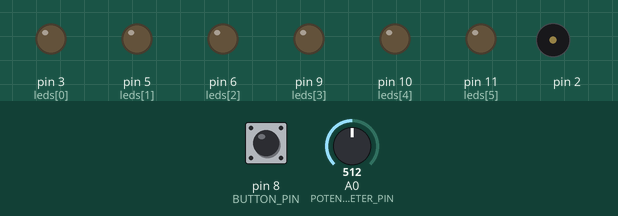
This sketch was run on a simulated Arduino Uno, built with avr-gcc and run on an emulated ATmega328P. Parts: output pins drawn as LEDs (lit = HIGH), buzzer (waves = sounding). The inputs (shaded band) are chosen by the test bench; at power-on: pin 8 (BUTTON_PIN) HIGH, A0 (POTENTIOMETER_PIN) = 512.

Above: at 1.2 s.
1.3 s: pin 8 (BUTTON_PIN) pulled LOW for 0.15 s
At 1.7 s:
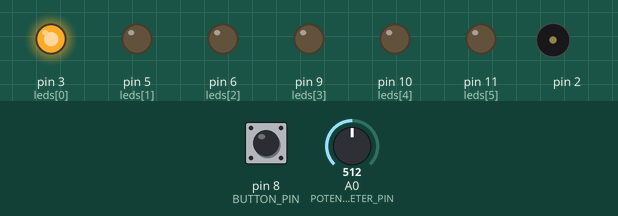
4.3 s: A0 (POTENTIOMETER_PIN) set to 190
7.3 s: A0 (POTENTIOMETER_PIN) set to 0
At 7.54 s:
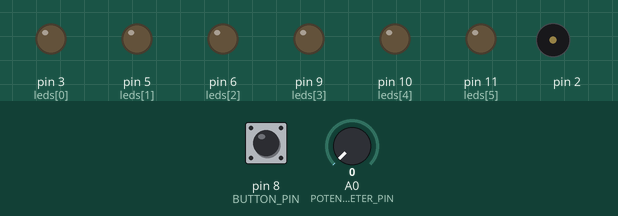
10.3 s: A0 (POTENTIOMETER_PIN) set to 122
At 10.48 s:
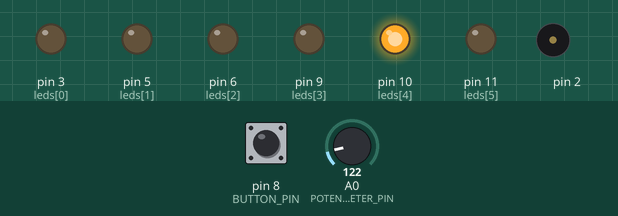
Timing chart, 0 to 14.3 s (numbered marks = the images above; inputs shaded):
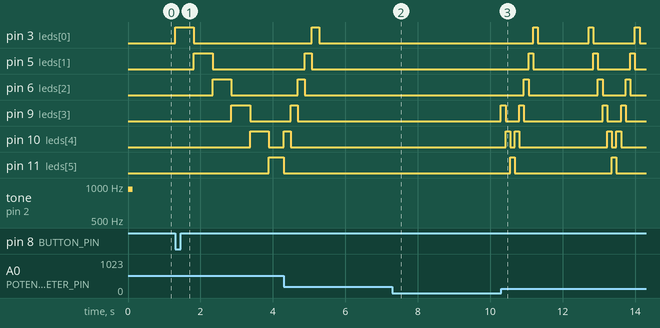

The sketch:

KnightRider.ino
```cpp
#define NOTE_B0  31
#define NOTE_C1  33
#define NOTE_CS1 35
#define NOTE_D1  37
#define NOTE_DS1 39
#define NOTE_E1  41
#define NOTE_F1  44
#define NOTE_FS1 46
#define NOTE_G1  49
#define NOTE_GS1 52
#define NOTE_A1  55
#define NOTE_AS1 58
#define NOTE_B1  62
#define NOTE_C2  65
#define NOTE_CS2 69
#define NOTE_D2  73
#define NOTE_DS2 78
#define NOTE_E2  82
#define NOTE_F2  87
#define NOTE_FS2 93
#define NOTE_G2  98
#define NOTE_GS2 104
#define NOTE_A2  110
#define NOTE_AS2 117
#define NOTE_B2  123
#define NOTE_C3  131
#define NOTE_CS3 139
#define NOTE_D3  147
#define NOTE_DS3 156
#define NOTE_E3  165
#define NOTE_F3  175
#define NOTE_FS3 185
#define NOTE_G3  196
#define NOTE_GS3 208
#define NOTE_A3  220
#define NOTE_AS3 233
#define NOTE_B3  247
#define NOTE_C4  262
#define NOTE_CS4 277
#define NOTE_D4  294
#define NOTE_DS4 311
#define NOTE_E4  330
#define NOTE_F4  349
#define NOTE_FS4 370
#define NOTE_G4  392
#define NOTE_GS4 415
#define NOTE_A4  440
#define NOTE_AS4 466
#define NOTE_B4  494
#define NOTE_C5  523
#define NOTE_CS5 554
#define NOTE_D5  587
#define NOTE_DS5 622
#define NOTE_E5  659
#define NOTE_F5  698
#define NOTE_FS5 740
#define NOTE_G5  784
#define NOTE_GS5 831
#define NOTE_A5  880
#define NOTE_AS5 932
#define NOTE_B5  988
#define NOTE_C6  1047
#define NOTE_CS6 1109
#define NOTE_D6  1175
#define NOTE_DS6 1245
#define NOTE_E6  1319
#define NOTE_F6  1397
#define NOTE_FS6 1480
#define NOTE_G6  1568
#define NOTE_GS6 1661
#define NOTE_A6  1760
#define NOTE_AS6 1865
#define NOTE_B6  1976
#define NOTE_C7  2093
#define NOTE_CS7 2217
#define NOTE_D7  2349
#define NOTE_DS7 2489
#define NOTE_E7  2637
#define NOTE_F7  2794
#define NOTE_FS7 2960
#define NOTE_G7  3136
#define NOTE_GS7 3322
#define NOTE_A7  3520
#define NOTE_AS7 3729
#define NOTE_B7  3951
#define NOTE_C8  4186
#define NOTE_CS8 4435
#define NOTE_D8  4699
#define NOTE_DS8 4978

#define BUTTON_PIN 8
#define POTENTIOMETER_PIN A0

/* NOTES AND TONES */
const int pinTone = 8;

typedef struct {
  int note;
  int tempo;
} notesType;

const notesType aNotes[] = {
    // 1
    {NOTE_A4, 250}, {NOTE_AS4, 125}, {NOTE_A4, 125},
    {NOTE_A4, 125}, {NOTE_AS4, 125}, {NOTE_A4, 125}, {NOTE_A4, 125},
    {NOTE_AS4, 125}, {NOTE_A4, 125}, {NOTE_A4, 125}, {NOTE_A4, 125},
    {NOTE_GS4, 125}, {NOTE_A4, 125}, {NOTE_A4, 125}, {NOTE_A4, 125},
    {NOTE_A4, 250}, {NOTE_AS4, 125}, {NOTE_A4, 125},
    {NOTE_A4, 125}, {NOTE_AS4, 125}, {NOTE_A4, 125}, {NOTE_A4, 125},
    {NOTE_AS4, 125}, {NOTE_A4, 125}, {NOTE_A4, 125}, {NOTE_A4, 125},
    {NOTE_GS4, 125}, {NOTE_A4, 125}, {NOTE_A4, 125}, {NOTE_A4, 125},
    {NOTE_G4, 250}, {NOTE_GS4, 125}, {NOTE_G4, 125},
    {NOTE_G4, 125}, {NOTE_GS4, 125}, {NOTE_G4, 125}, {NOTE_G4, 125},
    {NOTE_GS4, 125}, {NOTE_G4, 125}, {NOTE_G4, 125}, {NOTE_G4, 125},
    {NOTE_FS4, 125}, {NOTE_G4, 125}, {NOTE_G4, 125}, {NOTE_G4, 125},
    {NOTE_G4, 250}, {NOTE_GS4, 125}, {NOTE_G4, 125},
    {NOTE_G4, 125}, {NOTE_GS4, 125}, {NOTE_G4, 125}, {NOTE_G4, 125},
    {NOTE_GS4, 125}, {NOTE_G4, 125}, {NOTE_G4, 125}, {NOTE_G4, 125},
    {NOTE_FS4, 125}, {NOTE_G4, 125}, {NOTE_G4, 125}, {NOTE_G4, 125},
    // 2
    {NOTE_A4, 250}, {NOTE_AS4, 125}, {NOTE_A4, 125},
    {NOTE_A4, 125}, {NOTE_AS4, 125}, {NOTE_A4, 125}, {NOTE_A4, 125},
    {NOTE_AS4, 125}, {NOTE_A4, 125}, {NOTE_A4, 125}, {NOTE_A4, 125},
    {NOTE_GS4, 125}, {NOTE_A4, 125}, {NOTE_A4, 125}, {NOTE_A4, 125},
    {NOTE_A4, 250}, {NOTE_AS4, 125}, {NOTE_A4, 125},
    {NOTE_A4, 125}, {NOTE_AS4, 125}, {NOTE_A4, 125}, {NOTE_A4, 125},
    {NOTE_AS4, 125}, {NOTE_A4, 125}, {NOTE_A4, 125}, {NOTE_A4, 125},
    {NOTE_GS4, 125}, {NOTE_A4, 125}, {NOTE_A4, 125}, {NOTE_A4, 125},
    {NOTE_G4, 250}, {NOTE_GS4, 125}, {NOTE_G4, 125},
    {NOTE_G4, 125}, {NOTE_GS4, 125}, {NOTE_G4, 125}, {NOTE_G4, 125},
    {NOTE_GS4, 125}, {NOTE_G4, 125}, {NOTE_G4, 125}, {NOTE_G4, 125},
    {NOTE_FS4, 125}, {NOTE_G4, 125}, {NOTE_G4, 125}, {NOTE_G4, 125},
    {NOTE_G4, 250}, {NOTE_GS4, 125}, {NOTE_G4, 125},
    {NOTE_G4, 125}, {NOTE_GS4, 125}, {NOTE_G4, 125}, {NOTE_G4, 125},
    {NOTE_GS4, 125}, {NOTE_G4, 125}, {NOTE_G4, 125}, {NOTE_G4, 125},
    {NOTE_FS4, 125}, {NOTE_G4, 125}, {NOTE_G4, 125}, {NOTE_G4, 125},
    // 3
    {NOTE_A4, 250}, {NOTE_AS4, 125}, {NOTE_A4, 125},
    {NOTE_A4, 125}, {NOTE_AS4, 125}, {NOTE_A4, 125}, {NOTE_A4, 125},
    {NOTE_AS4, 125}, {NOTE_A4, 125}, {NOTE_A4, 125}, {NOTE_A4, 125},
    {NOTE_GS4, 125}, {NOTE_A4, 125}, {NOTE_A4, 125}, {NOTE_A4, 125},
    {NOTE_A4, 250}, {NOTE_AS4, 125}, {NOTE_A4, 125},
    {NOTE_A4, 125}, {NOTE_AS4, 125}, {NOTE_A4, 125}, {NOTE_A4, 125},
    {NOTE_AS4, 125}, {NOTE_A4, 125}, {NOTE_A4, 125}, {NOTE_A4, 125},
    {NOTE_GS4, 125}, {NOTE_A4, 125}, {NOTE_A4, 125}, {NOTE_A4, 125},
    {NOTE_G4, 250}, {NOTE_GS4, 125}, {NOTE_G4, 125},
    {NOTE_G4, 125}, {NOTE_GS4, 125}, {NOTE_G4, 125}, {NOTE_G4, 125},
    {NOTE_GS4, 125}, {NOTE_G4, 125}, {NOTE_G4, 125}, {NOTE_G4, 125},
    {NOTE_FS4, 125}, {NOTE_G4, 125}, {NOTE_G4, 125}, {NOTE_G4, 125},
    {NOTE_G4, 250}, {NOTE_GS4, 125}, {NOTE_G4, 125},
    {NOTE_G4, 125}, {NOTE_GS4, 125}, {NOTE_G4, 125}, {NOTE_G4, 125},
    {NOTE_GS4, 125}, {NOTE_G4, 125}, {NOTE_G4, 125}, {NOTE_G4, 125},
    {NOTE_FS4, 125}, {NOTE_G4, 125}, {NOTE_G4, 125}, {NOTE_G4, 125},
    // solo
    {NOTE_A4, 250}, {NOTE_AS4, 125}, {NOTE_A4, 125}, {NOTE_E5, 1500},
    {NOTE_A5, 250}, {NOTE_AS5, 125}, {NOTE_A5, 125}, {NOTE_E5, 1500},
    {NOTE_A4, 250}, {NOTE_AS4, 125}, {NOTE_A4, 125}, {NOTE_E5, 250}, {NOTE_A5, 250}, {NOTE_G5, 2000},
    {NOTE_A4, 250}, {NOTE_AS4, 125}, {NOTE_A4, 125}, {NOTE_E5, 1500},
    {NOTE_A5, 250}, {NOTE_AS5, 125}, {NOTE_A5, 125}, {NOTE_E5, 1500},
    {NOTE_A4, 250}, {NOTE_AS4, 125}, {NOTE_A4, 125}, {NOTE_E5, 250}, {NOTE_A5, 250}, {NOTE_AS5, 2500}, {NOTE_G5, 250}, {NOTE_A5, 500}
};

int noteIndex = -1;
int totalNotes;

unsigned long tonePrevTime = 0;
int noteDelay = 10;


byte lastButtonState = LOW;
byte ledState = LOW;
unsigned long lastTimeButtonStateChanged = 0;


unsigned long previousMillisLed = 0;  // Time when the previous state change occurred
unsigned long previousMillisButton = 0;
unsigned long previousMillisNotes = 0;

int leds[11] = {3, 5, 6, 9, 10, 11, 10, 9, 6, 5, 3};
int currLed = 0;

void setup() {
    totalNotes = sizeof(aNotes) - 1;
  	Serial.begin(9600);
  	// Configure pins 2 through 7 to behave as outputs(i.o. LEDs)
    pinMode(3, OUTPUT);
    pinMode(5, OUTPUT);
    pinMode(6, OUTPUT);
    pinMode(9, OUTPUT);
    pinMode(10, OUTPUT);
    pinMode(11, OUTPUT);

    // Configure pin 8 as input(i.o. Button)
    pinMode(BUTTON_PIN, INPUT_PULLUP);

    // Play melody
    for (int i = 0; i < 200; i++) {
        noteIndex++;
        noTone(2);
        tone(2, aNotes[noteIndex].note, aNotes[noteIndex].tempo);

        noteDelay = aNotes[noteIndex].tempo;

    }

}

void loop() {
  	unsigned long currentMillis = millis();  // Get the current time

  	// Obtain speed from potentiometer
  	int potentiometerValue = analogRead(POTENTIOMETER_PIN);
  	int brightness = potentiometerValue / 4;

      // Update button state
     if (currentMillis - previousMillisButton > 50) {
        byte buttonState = digitalRead(BUTTON_PIN);
     	if (buttonState != lastButtonState) {
           lastTimeButtonStateChanged = currentMillis;
           lastButtonState = buttonState;
           if (buttonState == LOW) {
               ledState = (ledState == HIGH) ? LOW: HIGH;
           }
       }
    }

  	// Turn on/off leds
    if (currentMillis - previousMillisLed >= potentiometerValue + 5 && ledState == HIGH) {
    	previousMillisLed = currentMillis;  // Update the previous time

        // Turn off previous LED
      	if (currLed == 0) {
        	digitalWrite(leds[1], LOW);
        } else {
        	digitalWrite(leds[currLed-1], LOW);
        }

        // Turn on the new LED
        digitalWrite(leds[currLed], HIGH);

        if (currLed == sizeof(leds) - 1) {
			currLed = 0;
        } else {
        	currLed++;
        }
    } else if (ledState == LOW) { // If button state off - turn off all leds
        digitalWrite(3, LOW);
        digitalWrite(5, LOW);
        digitalWrite(6, LOW);
        digitalWrite(9, LOW);
        digitalWrite(10, LOW);
        digitalWrite(11, LOW);
        currLed = 0;
    }
}
```

Measured:
- after the input at 1.3 s, pin 3 (leds[0]): LOW → HIGH at once, → LOW 0.52 s later; pin 5 (leds[1]): LOW → HIGH after 0.52 s, → LOW 0.52 s later; pin 6 (leds[2]): LOW → HIGH after 1.0 s, → LOW 0.52 s later; pin 9 (leds[3]): LOW → HIGH after 1.6 s, → LOW 0.52 s later; pin 10 (leds[4]): LOW → HIGH after 2.1 s, → LOW 0.52 s later
- after the input at 7.3 s, pin 3 (leds[0]), pin 5 (leds[1]), pin 6 (leds[2]), pin 10 (leds[4]): stops changing and stays LOW; pin 11 (leds[5]): stays LOW (without the input it goes to HIGH after 1.1 s)
- after the input at 10.3 s, pin 3 (leds[0]): goes HIGH 0.13 s, LOW 1.4 s, HIGH 0.13 s, LOW 1.2 s, HIGH 0.13 s, then LOW, starting after 0.88 s; pin 5 (leds[1]): goes HIGH 0.13 s, LOW 1.7 s, HIGH 0.13 s, LOW 0.90 s, HIGH 0.13 s, then LOW, starting after 0.76 s
